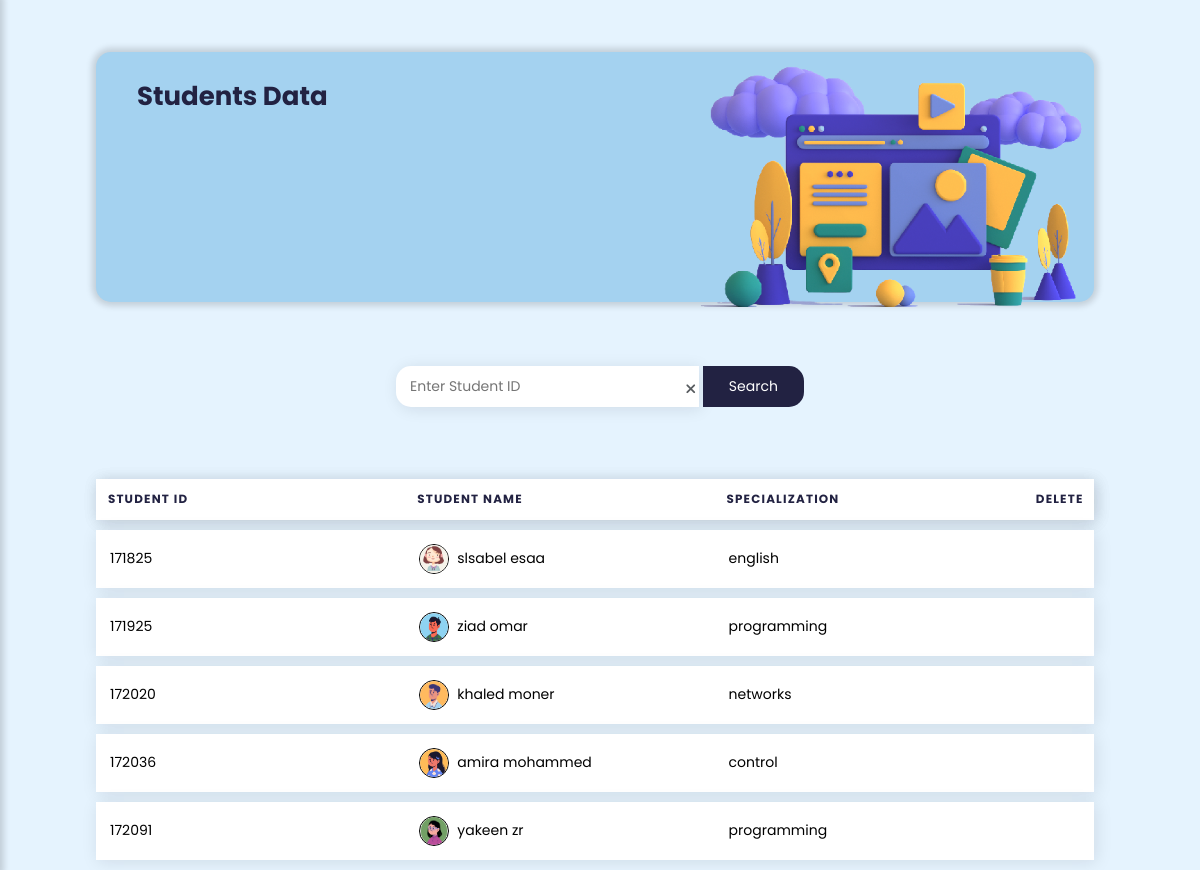
Page /UI/control_panel/student_control_panel.php on the earlier database version.
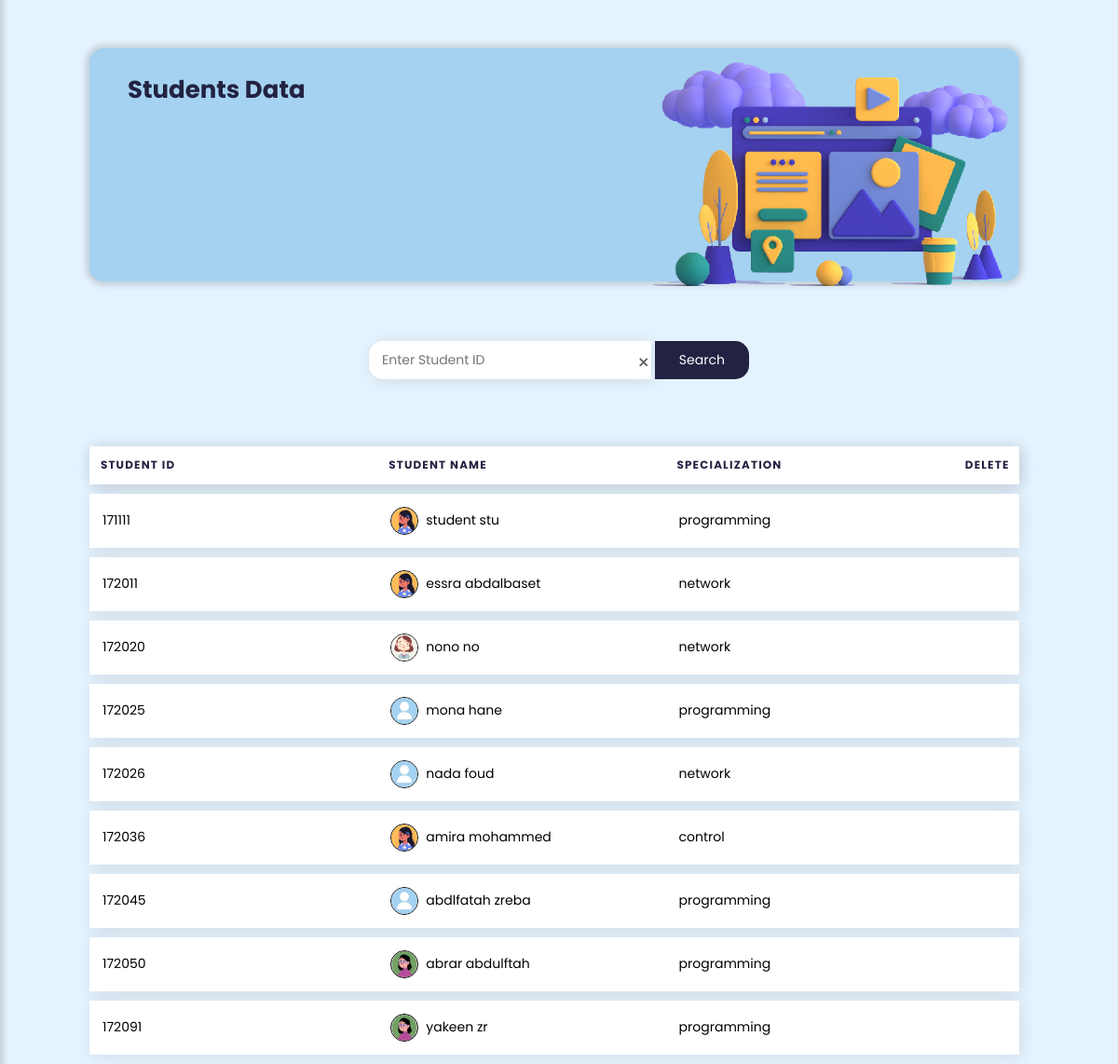
Same page on the later database version.
### tables this page shows
CREATE TABLE IF NOT EXISTS `student` (
  `stu_id` int(8) NOT NULL,
  `user_id` int(8) NOT NULL,
  `stu_specialization` varchar(25) NOT NULL,
  PRIMARY KEY (`stu_id`),
  KEY `fk_user_id_s` (`user_id`) USING BTREE
);

CREATE TABLE IF NOT EXISTS `user` (
  `user_id` int(8) NOT NULL AUTO_INCREMENT,
  `full_name` varchar(50) NOT NULL,
  `password` varchar(225) NOT NULL,
  `u_img` varchar(225) DEFAULT NULL,
  `role` varchar(8) DEFAULT NULL,
  PRIMARY KEY (`user_id`)
);

### DataBase/db.php (called while the page is built, shortened)
<?php
require("Connection.php");
function selectAllStudentInfo(){
    $sql = "SELECT student.stu_id,user.user_id,user.full_name,user.u_img,student.stu_specialization FROM student,user WHERE user.user_id=student.user_id ORDER BY student.stu_id;";
    global $conn;
    $pre=$conn->prepare($sql);
    $pre->execute();
    $records=$pre->get_result()->fetch_all(MYSQLI_ASSOC);
    return $records;
}

### UI/control_panel/student_control_panel.php (the view, shortened to what this page needs)
<?php
$search="";
if(isset($_POST['search_stu'])){
    if(!empty($_POST['find_stu']))
    {
        $search=$_POST['find_stu'];
        $students=searchStudent($search);
    }
}
else{
    $students=selectAllStudentInfo();
}
?>
<!DOCTYPE html>
<html lang="en">
    <head>
        <link rel="stylesheet" href="../../css/controlpanel_groups_teacher_student_files.css">
        <link rel="stylesheet" href="https://maxst.icons8.com/vue-static/landings/line-awesome/line-awesome/1.3.0/css/line-awesome.min.css">
        <link rel="stylesheet"href="https://cdnjs.cloudflare.com/ajax/libs/font-awesome/6.2.0/css/all.min.css"/>
    </head>
<body id="b-vlightblue">
<header class="main_icon">
</header>
<div class="main-content">
    <div class="header-box">
        <div class="header-box-content-table">
            <h2>Students Data</h2>
        </div>
        <img src="../../sources/image/stu_3d.png"  >
    </div>
    <form action="" method="POST"  onsubmit="return check_Enter(this)">
        <div class="search">
            <input type="text" value="<?php echo $search;?>" placeholder=" Enter Student ID" id="find_stu" name="find_stu"  onkeypress="return onlyNumberKey(event)" >
            <span class="clear-btn"><i id="clear-btn" class="fa-solid fa-xmark" onclick="ClearFields();"></i></span>
            <button type="submit" name="search_stu">Search</button>
        </div>
    </form>
    <?php if(!empty($students)): ?>
    <div class="table-box">
        <table class="table">
            <thead>
                <tr>
                    <th scope="col">Student Id</th>
                    <th scope="col">Student Name</th>
                    <th scope="col">specialization</th>
                    <th scope="col" width="70px">Delete</th>
                </tr>
            </thead>
            <tbody>
            <?php foreach($students as $key => $student):?>
                            <tr>
                                <td data-label="stu-id"><?php echo $student['stu_id'] ?></td>
                                <td data-label="stu-name"><img src="<?php echo BASE_URL . '/sources/image/' . $student['u_img']; ?>" class="tab-img" style="  width: 30px; height: 30px;border-radius:100%;"><?php echo $student['full_name'] ?></td>
                                <td data-label="stu_specialization"><?php echo $student['stu_specialization'] ?></td>
                                <td data-label="delete"><a onclick="return confirmDelete()" href="student_control_panel.php?deleteID=<?php echo $student['user_id']; ?>&deletestu_id=<?php echo $student['stu_id']; ?>"><i class="las la-trash-alt ticon delet"></a></i></td>
                            </tr>
            <?php endforeach; ?>
            </tbody>
        </table>
    </div>
    <?php endif;?>
</div>
</body>
</html>

Differences in the rows shown:
removed student: stu_id "171825", user.u_img (picture), user.full_name "slsabel esaa", stu_specialization "english"
removed student: stu_id "171925", user.u_img (picture), user.full_name "ziad omar", stu_specialization "programming"
added student: stu_id "171111", user.u_img (picture), user.full_name "student stu", stu_specialization "programming"
added student: stu_id "172011", user.u_img (picture), user.full_name "essra abdalbaset", stu_specialization "network"
changed student id 172020: user.u_img: a different picture; user.full_name "khaled moner" → "nono no"; stu_specialization "networks" → "network"
added student: stu_id "172025", user.u_img (picture), user.full_name "mona hane", stu_specialization "programming"
added student: stu_id "172026", user.u_img (picture), user.full_name "nada foud", stu_specialization "network"
added student: stu_id "172045", user.u_img (picture), user.full_name "abdlfatah zreba", stu_specialization "programming"
added student: stu_id "172050", user.u_img (picture), user.full_name "abrar abdulftah", stu_specialization "programming"
